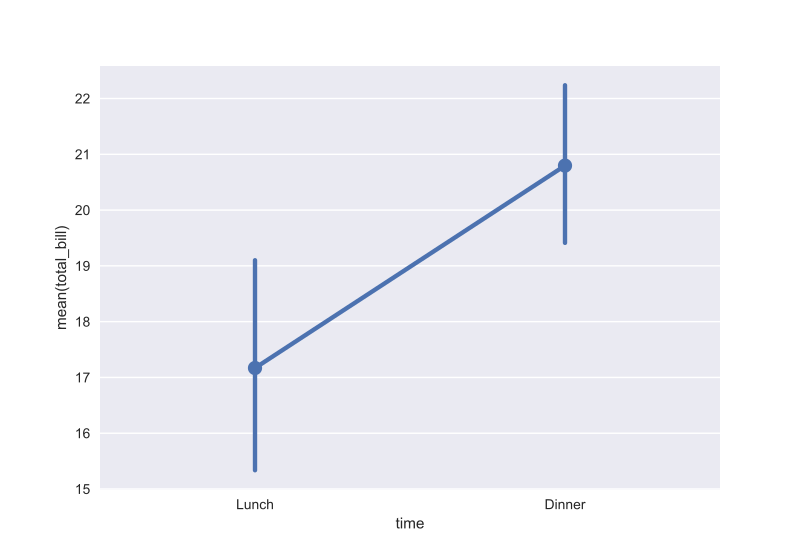

Write Python code to recreate this figure.
import seaborn as sns
sns.set_style("darkgrid")
tips = sns.load_dataset("tips")
ax = sns.pointplot(x="time", y="total_bill", data=tips)
